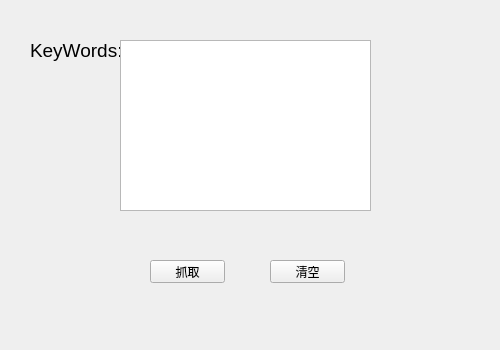
<?xml version="1.0" encoding="UTF-8"?>
<ui version="4.0">
 <class>Form</class>
 <widget class="QWidget" name="Form">
  <property name="geometry">
   <rect>
    <x>0</x>
    <y>0</y>
    <width>500</width>
    <height>350</height>
   </rect>
  </property>
  <property name="windowTitle">
   <string>BaiDuSpider</string>
  </property>
  <property name="windowIcon">
   <iconset>
    <normaloff>web.png</normaloff>web.png</iconset>
  </property>
  <property name="autoFillBackground">
   <bool>false</bool>
  </property>
  <widget class="QLabel" name="label">
   <property name="geometry">
    <rect>
     <x>30</x>
     <y>40</y>
     <width>101</width>
     <height>21</height>
    </rect>
   </property>
   <property name="font">
    <font>
     <pointsize>14</pointsize>
    </font>
   </property>
   <property name="text">
    <string>KeyWords:</string>
   </property>
  </widget>
  <widget class="QTextEdit" name="textEdit">
   <property name="geometry">
    <rect>
     <x>120</x>
     <y>40</y>
     <width>251</width>
     <height>171</height>
    </rect>
   </property>
  </widget>
  <widget class="QPushButton" name="pushButton">
   <property name="geometry">
    <rect>
     <x>150</x>
     <y>260</y>
     <width>75</width>
     <height>23</height>
    </rect>
   </property>
   <property name="text">
    <string>抓取</string>
   </property>
  </widget>
  <widget class="QPushButton" name="pushButton_2">
   <property name="geometry">
    <rect>
     <x>270</x>
     <y>260</y>
     <width>75</width>
     <height>23</height>
    </rect>
   </property>
   <property name="text">
    <string>清空</string>
   </property>
  </widget>
 </widget>
 <resources/>
 <connections/>
</ui>
